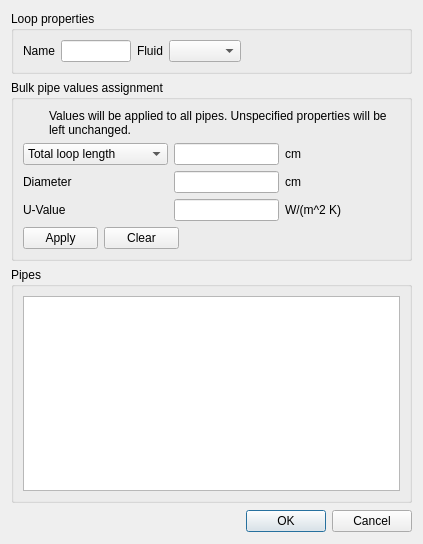
<?xml version="1.0" encoding="UTF-8"?>
<ui version="4.0">
 <class>hydraulicLoopDialog</class>
 <widget class="QDialog" name="hydraulicLoopDialog">
  <property name="geometry">
   <rect>
    <x>0</x>
    <y>0</y>
    <width>423</width>
    <height>544</height>
   </rect>
  </property>
  <property name="sizePolicy">
   <sizepolicy hsizetype="Preferred" vsizetype="Preferred">
    <horstretch>0</horstretch>
    <verstretch>0</verstretch>
   </sizepolicy>
  </property>
  <property name="windowTitle">
   <string>Hydraulic loop properties</string>
  </property>
  <layout class="QVBoxLayout" name="verticalLayout" stretch="2,3,10,1">
   <item>
    <widget class="QGroupBox" name="generalGroupBox">
     <property name="sizePolicy">
      <sizepolicy hsizetype="Preferred" vsizetype="Preferred">
       <horstretch>0</horstretch>
       <verstretch>0</verstretch>
      </sizepolicy>
     </property>
     <property name="title">
      <string>Loop properties</string>
     </property>
     <layout class="QHBoxLayout" name="horizontalLayout_2">
      <item>
       <widget class="QLabel" name="loopNameLabel">
        <property name="sizePolicy">
         <sizepolicy hsizetype="Preferred" vsizetype="Preferred">
          <horstretch>0</horstretch>
          <verstretch>0</verstretch>
         </sizepolicy>
        </property>
        <property name="text">
         <string>Name</string>
        </property>
       </widget>
      </item>
      <item>
       <widget class="QLineEdit" name="loopName">
        <property name="sizePolicy">
         <sizepolicy hsizetype="Maximum" vsizetype="Maximum">
          <horstretch>0</horstretch>
          <verstretch>0</verstretch>
         </sizepolicy>
        </property>
       </widget>
      </item>
      <item>
       <spacer name="horizontalSpacer">
        <property name="orientation">
         <enum>Qt::Horizontal</enum>
        </property>
        <property name="sizeType">
         <enum>QSizePolicy::Maximum</enum>
        </property>
        <property name="sizeHint" stdset="0">
         <size>
          <width>20</width>
          <height>12</height>
         </size>
        </property>
       </spacer>
      </item>
      <item>
       <widget class="QLabel" name="fluidLabel">
        <property name="sizePolicy">
         <sizepolicy hsizetype="Preferred" vsizetype="Preferred">
          <horstretch>0</horstretch>
          <verstretch>0</verstretch>
         </sizepolicy>
        </property>
        <property name="text">
         <string>Fluid</string>
        </property>
       </widget>
      </item>
      <item>
       <widget class="QComboBox" name="fluidComboBox">
        <property name="sizePolicy">
         <sizepolicy hsizetype="Maximum" vsizetype="Maximum">
          <horstretch>0</horstretch>
          <verstretch>0</verstretch>
         </sizepolicy>
        </property>
       </widget>
      </item>
      <item>
       <spacer name="horizontalSpacer_5">
        <property name="orientation">
         <enum>Qt::Horizontal</enum>
        </property>
        <property name="sizeType">
         <enum>QSizePolicy::Expanding</enum>
        </property>
        <property name="sizeHint" stdset="0">
         <size>
          <width>196</width>
          <height>12</height>
         </size>
        </property>
       </spacer>
      </item>
     </layout>
    </widget>
   </item>
   <item>
    <widget class="QGroupBox" name="groupBox">
     <property name="sizePolicy">
      <sizepolicy hsizetype="Preferred" vsizetype="Preferred">
       <horstretch>0</horstretch>
       <verstretch>0</verstretch>
      </sizepolicy>
     </property>
     <property name="minimumSize">
      <size>
       <width>0</width>
       <height>180</height>
      </size>
     </property>
     <property name="styleSheet">
      <string notr="true"/>
     </property>
     <property name="title">
      <string>Bulk pipe values assignment</string>
     </property>
     <layout class="QVBoxLayout" name="verticalLayout_2">
      <item>
       <layout class="QHBoxLayout" name="horizontalLayout_4">
        <item>
         <widget class="QWidget" name="widget" native="true">
          <property name="sizePolicy">
           <sizepolicy hsizetype="Preferred" vsizetype="Preferred">
            <horstretch>0</horstretch>
            <verstretch>0</verstretch>
           </sizepolicy>
          </property>
          <property name="minimumSize">
           <size>
            <width>20</width>
            <height>20</height>
           </size>
          </property>
          <property name="styleSheet">
           <string notr="true">image: url(:/tango-icons/status/tango-icon-theme-0.8.90/scalable/status/dialog-information.svg);</string>
          </property>
         </widget>
        </item>
        <item>
         <widget class="QLabel" name="label_6">
          <property name="sizePolicy">
           <sizepolicy hsizetype="Expanding" vsizetype="Preferred">
            <horstretch>0</horstretch>
            <verstretch>0</verstretch>
           </sizepolicy>
          </property>
          <property name="minimumSize">
           <size>
            <width>0</width>
            <height>20</height>
           </size>
          </property>
          <property name="lineWidth">
           <number>0</number>
          </property>
          <property name="text">
           <string>Values will be applied to all pipes. Unspecified properties will be left unchanged.</string>
          </property>
          <property name="wordWrap">
           <bool>true</bool>
          </property>
         </widget>
        </item>
       </layout>
      </item>
      <item>
       <layout class="QHBoxLayout" name="horizontalLayout_5">
        <item>
         <layout class="QGridLayout" name="gridLayout">
          <item row="0" column="0">
           <widget class="QComboBox" name="bulkLengthTypeComboBox">
            <property name="sizePolicy">
             <sizepolicy hsizetype="Preferred" vsizetype="Preferred">
              <horstretch>0</horstretch>
              <verstretch>0</verstretch>
             </sizepolicy>
            </property>
            <item>
             <property name="text">
              <string extracomment="The total loop length will be distributed equally among pipes in the loop">Total loop length</string>
             </property>
            </item>
            <item>
             <property name="text">
              <string>Individual pipe length</string>
             </property>
            </item>
           </widget>
          </item>
          <item row="0" column="1">
           <widget class="QLineEdit" name="bulkLengthLineEdit">
            <property name="sizePolicy">
             <sizepolicy hsizetype="Preferred" vsizetype="Preferred">
              <horstretch>0</horstretch>
              <verstretch>0</verstretch>
             </sizepolicy>
            </property>
           </widget>
          </item>
          <item row="0" column="2">
           <layout class="QHBoxLayout" name="horizontalLayout">
            <item>
             <widget class="QLabel" name="label">
              <property name="sizePolicy">
               <sizepolicy hsizetype="Preferred" vsizetype="Preferred">
                <horstretch>0</horstretch>
                <verstretch>0</verstretch>
               </sizepolicy>
              </property>
              <property name="text">
               <string>cm</string>
              </property>
             </widget>
            </item>
            <item>
             <widget class="QWidget" name="bulkLengthInfoIconWidget" native="true">
              <property name="sizePolicy">
               <sizepolicy hsizetype="Preferred" vsizetype="Preferred">
                <horstretch>0</horstretch>
                <verstretch>0</verstretch>
               </sizepolicy>
              </property>
              <property name="minimumSize">
               <size>
                <width>20</width>
                <height>20</height>
               </size>
              </property>
              <property name="baseSize">
               <size>
                <width>0</width>
                <height>0</height>
               </size>
              </property>
              <property name="toolTip">
               <string>&lt;html&gt;&lt;head/&gt;&lt;body&gt;&lt;p&gt;The total length will be distributed evenly among the pipes.&lt;/p&gt;&lt;/body&gt;&lt;/html&gt;</string>
              </property>
              <property name="styleSheet">
               <string notr="true">image: url(:/tango-icons/status/tango-icon-theme-0.8.90/scalable/status/dialog-information.svg);</string>
              </property>
             </widget>
            </item>
            <item>
             <spacer name="horizontalSpacer_6">
              <property name="orientation">
               <enum>Qt::Horizontal</enum>
              </property>
              <property name="sizeHint" stdset="0">
               <size>
                <width>40</width>
                <height>20</height>
               </size>
              </property>
             </spacer>
            </item>
           </layout>
          </item>
          <item row="1" column="0">
           <widget class="QLabel" name="label_4">
            <property name="sizePolicy">
             <sizepolicy hsizetype="Preferred" vsizetype="Preferred">
              <horstretch>0</horstretch>
              <verstretch>0</verstretch>
             </sizepolicy>
            </property>
            <property name="text">
             <string>Diameter</string>
            </property>
           </widget>
          </item>
          <item row="1" column="1">
           <widget class="QLineEdit" name="bulkDiameterLineEdit">
            <property name="sizePolicy">
             <sizepolicy hsizetype="Preferred" vsizetype="Preferred">
              <horstretch>0</horstretch>
              <verstretch>0</verstretch>
             </sizepolicy>
            </property>
           </widget>
          </item>
          <item row="1" column="2">
           <widget class="QLabel" name="label_5">
            <property name="sizePolicy">
             <sizepolicy hsizetype="Preferred" vsizetype="Preferred">
              <horstretch>0</horstretch>
              <verstretch>0</verstretch>
             </sizepolicy>
            </property>
            <property name="text">
             <string>cm</string>
            </property>
           </widget>
          </item>
          <item row="2" column="0">
           <widget class="QLabel" name="bulkLengthUnitLabel">
            <property name="sizePolicy">
             <sizepolicy hsizetype="Preferred" vsizetype="Preferred">
              <horstretch>0</horstretch>
              <verstretch>0</verstretch>
             </sizepolicy>
            </property>
            <property name="text">
             <string>U-Value</string>
            </property>
           </widget>
          </item>
          <item row="2" column="1">
           <widget class="QLineEdit" name="bulkUValueLineEdit">
            <property name="sizePolicy">
             <sizepolicy hsizetype="Preferred" vsizetype="Preferred">
              <horstretch>0</horstretch>
              <verstretch>0</verstretch>
             </sizepolicy>
            </property>
           </widget>
          </item>
          <item row="2" column="2">
           <widget class="QLabel" name="label_3">
            <property name="sizePolicy">
             <sizepolicy hsizetype="Preferred" vsizetype="Preferred">
              <horstretch>0</horstretch>
              <verstretch>0</verstretch>
             </sizepolicy>
            </property>
            <property name="text">
             <string>W/(m^2 K)</string>
            </property>
           </widget>
          </item>
         </layout>
        </item>
        <item>
         <spacer name="horizontalSpacer_4">
          <property name="orientation">
           <enum>Qt::Horizontal</enum>
          </property>
          <property name="sizeHint" stdset="0">
           <size>
            <width>40</width>
            <height>20</height>
           </size>
          </property>
         </spacer>
        </item>
       </layout>
      </item>
      <item>
       <layout class="QHBoxLayout" name="horizontalLayout_3">
        <item>
         <widget class="QPushButton" name="bulkApplyButton">
          <property name="sizePolicy">
           <sizepolicy hsizetype="Maximum" vsizetype="Maximum">
            <horstretch>0</horstretch>
            <verstretch>0</verstretch>
           </sizepolicy>
          </property>
          <property name="maximumSize">
           <size>
            <width>75</width>
            <height>24</height>
           </size>
          </property>
          <property name="text">
           <string>Apply</string>
          </property>
         </widget>
        </item>
        <item>
         <widget class="QPushButton" name="bulkCancelButton">
          <property name="sizePolicy">
           <sizepolicy hsizetype="Maximum" vsizetype="Maximum">
            <horstretch>0</horstretch>
            <verstretch>0</verstretch>
           </sizepolicy>
          </property>
          <property name="maximumSize">
           <size>
            <width>75</width>
            <height>24</height>
           </size>
          </property>
          <property name="text">
           <string>Clear</string>
          </property>
         </widget>
        </item>
        <item>
         <spacer name="horizontalSpacer_2">
          <property name="orientation">
           <enum>Qt::Horizontal</enum>
          </property>
          <property name="sizeType">
           <enum>QSizePolicy::Expanding</enum>
          </property>
          <property name="sizeHint" stdset="0">
           <size>
            <width>40</width>
            <height>20</height>
           </size>
          </property>
         </spacer>
        </item>
       </layout>
      </item>
     </layout>
    </widget>
   </item>
   <item>
    <widget class="QGroupBox" name="pipesGroupBox">
     <property name="sizePolicy">
      <sizepolicy hsizetype="Preferred" vsizetype="Preferred">
       <horstretch>0</horstretch>
       <verstretch>0</verstretch>
      </sizepolicy>
     </property>
     <property name="title">
      <string>Pipes</string>
     </property>
     <layout class="QVBoxLayout" name="verticalLayout_3">
      <item>
       <widget class="QTableView" name="connectionsTableView">
        <property name="sizePolicy">
         <sizepolicy hsizetype="Preferred" vsizetype="Preferred">
          <horstretch>0</horstretch>
          <verstretch>0</verstretch>
         </sizepolicy>
        </property>
        <attribute name="horizontalHeaderStretchLastSection">
         <bool>true</bool>
        </attribute>
       </widget>
      </item>
     </layout>
    </widget>
   </item>
   <item>
    <widget class="QDialogButtonBox" name="okCancelButtonBox">
     <property name="sizePolicy">
      <sizepolicy hsizetype="Preferred" vsizetype="Preferred">
       <horstretch>0</horstretch>
       <verstretch>0</verstretch>
      </sizepolicy>
     </property>
     <property name="orientation">
      <enum>Qt::Horizontal</enum>
     </property>
     <property name="standardButtons">
      <set>QDialogButtonBox::Cancel|QDialogButtonBox::Ok</set>
     </property>
    </widget>
   </item>
  </layout>
 </widget>
 <resources/>
 <connections>
  <connection>
   <sender>okCancelButtonBox</sender>
   <signal>accepted()</signal>
   <receiver>hydraulicLoopDialog</receiver>
   <slot>accept()</slot>
   <hints>
    <hint type="sourcelabel">
     <x>248</x>
     <y>254</y>
    </hint>
    <hint type="destinationlabel">
     <x>157</x>
     <y>274</y>
    </hint>
   </hints>
  </connection>
  <connection>
   <sender>okCancelButtonBox</sender>
   <signal>rejected()</signal>
   <receiver>hydraulicLoopDialog</receiver>
   <slot>reject()</slot>
   <hints>
    <hint type="sourcelabel">
     <x>316</x>
     <y>260</y>
    </hint>
    <hint type="destinationlabel">
     <x>286</x>
     <y>274</y>
    </hint>
   </hints>
  </connection>
 </connections>
</ui>
